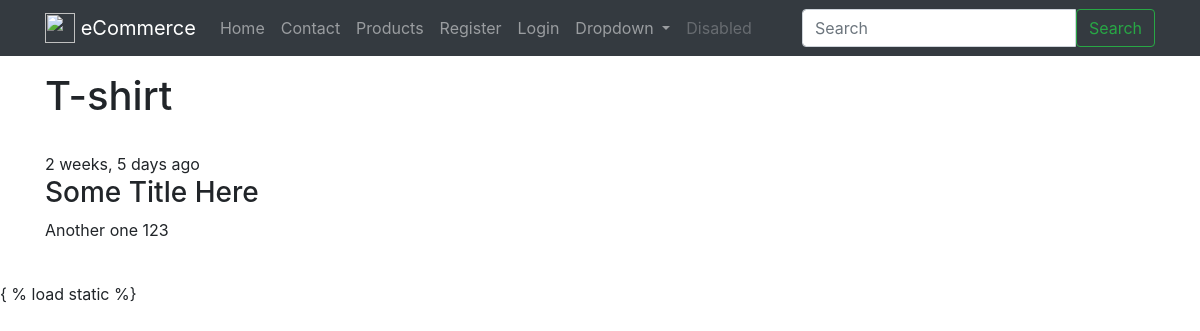
Page /products/t-shirt-1c8n/ on the earlier database version.
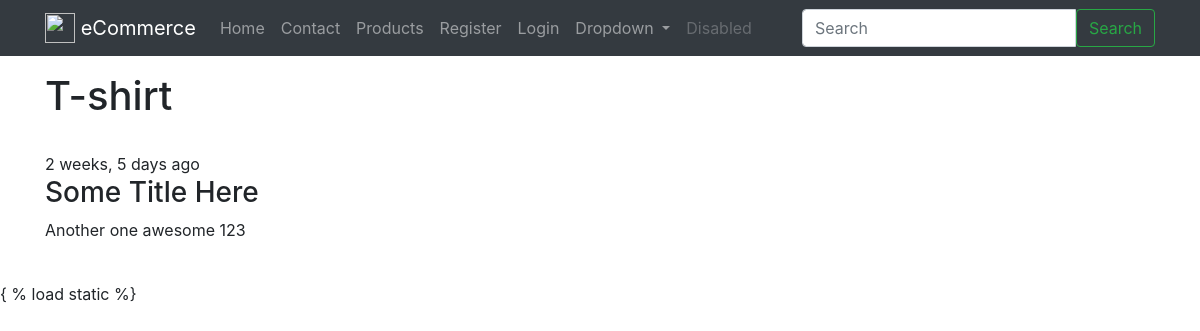
Same page on the later database version.
### products/models.py (models this page shows, shortened)
class Product(models.Model):
	title       = models.CharField(max_length=120)
	slug 		= models.SlugField(blank=True, unique=True)
	description = models.TextField()
	price       = models.DecimalField(decimal_places =2, max_digits=20, default=39.99)
	image       = models.ImageField(upload_to=upload_image_path, null=True, blank=True)
	featured    = models.BooleanField(default=False)
	active      = models.BooleanField(default=True)
	timestamp   = models.DateTimeField(auto_now_add=True)
	objects = ProductManager()

### products/views.py (the view)
# urls.py: url(r'^(?P<slug>[\w-]+)/$', ProductDetailSlugView.as_view(), name='detail'),
class ProductDetailSlugView(DetailView):
	queryset = Product.objects.all()
	template_name = "products/detail.html"
	def get_object(self, *args, **kwargs):
		request = self.request
		slug = self.kwargs.get("slug")
		try:
			instance = Product.objects.get(slug=slug, active=True)
		except Product.DoesNotExist:
			raise Http404("Not found...")
		except Product.MultipleObjectsReturned:
			qs = Product.objects.filter(slug=slug, active=True)
			instance = qs.first()
		except:
			raise Http404("Uhmmm")
		return instance

### products/models.py (called while the page is built)
	def get_queryset(self):
		return ProductQuerySet(self.model, using=self._db)

### products/templates/products/detail.html (shortened to what this page needs)
{% extends "base.html" %}
{% block content %}
	<div class='row'>
		<div class='col'>
			<h1>{{ object.title }} </h1><br/>
			{{ object.timestamp|timesince }} ago
			<h3>{{ "Some Title Here"|title }}</h3>
			{{ object.description|linebreaks }} <br/>
		</div>
	</div>
{% endblock %}

Differences in the rows shown:
changed Product "T-shirt": description "Another one 123" → "Another one awesome 123"
